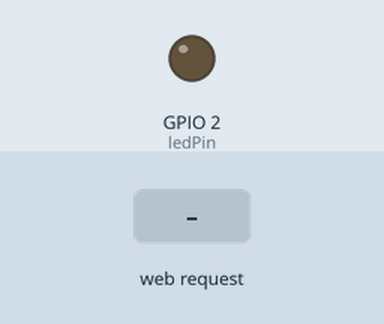
Simulated run of this sketch. Board: ESP32. Parts: output pins drawn as LEDs (lit = HIGH). The inputs (shaded band) are chosen by the test bench. WiFi joins after 1.5 s; servers stay silent unless stated; what the sketch prints to the serial monitor is not drawn.

Above: at 2.7 s.
2.8 s: HTTP request GET /accion?accion=encender received
At 3.4 s:
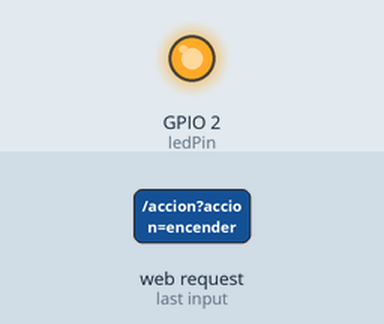
5.8 s: HTTP request GET /accion?accion=apagar received
At 6.9 s:
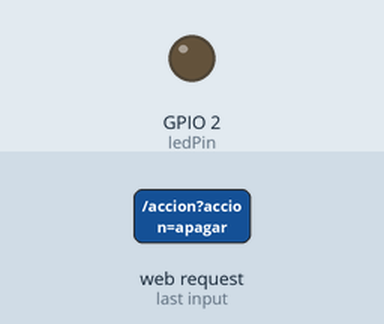
Timing chart, 0 to 8.8 s (numbered marks = the images above; inputs shaded):
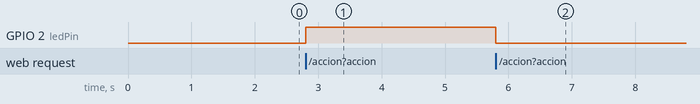

The sketch:

002_form.ino
```cpp
#include <WiFi.h>
#include <WebServer.h>

const char* ssid     = "TU_SSID";
const char* password = "TU_PASSWORD";

WebServer server(80);

// Página HTML con formulario y dos botones
const char MAIN_page[] PROGMEM = R"=====(
<!DOCTYPE html>
<html>
<head>
  <meta charset="utf-8">
  <title>ESP32 Formulario</title>
</head>
<body>
  <h1>Control ESP32</h1>
  <p>Selecciona una acción y envía el formulario.</p>

  <form action="/accion" method="GET">
    <label>Valor:</label>
    <input type="number" name="valor">

    <br><br>

    <!-- Dos botones que envían el mismo formulario -->
    <button type="submit" name="accion" value="encender">Encender</button>
    <button type="submit" name="accion" value="apagar">Apagar</button>
  </form>
</body>
</html>
)=====";

// Pin de ejemplo a controlar
const int ledPin = 2;

void handleRoot() {
  server.send(200, "text/html", MAIN_page);
}

// Maneja la ruta /accion (cuando se envía el formulario)
void handleAccion() {
  String accion = "";
  String valor  = "";

  if (server.hasArg("accion")) {
    accion = server.arg("accion");
  }
  if (server.hasArg("valor")) {
    valor = server.arg("valor");
  }

  Serial.print("Accion: ");
  Serial.println(accion);
  Serial.print("Valor: ");
  Serial.println(valor);

  // Ejemplo de uso: encender/apagar LED
  if (accion == "encender") {
    digitalWrite(ledPin, HIGH);
  } else if (accion == "apagar") {
    digitalWrite(ledPin, LOW);
  }

  // Respuesta simple al navegador
  String message = "<html><body>";
  message += "<h1>Accion recibida</h1>";
  message += "<p>Accion: " + accion + "</p>";
  message += "<p>Valor: " + valor + "</p>";
  message += "<p><a href=\"/\">Volver</a></p>";
  message += "</body></html>";

  server.send(200, "text/html", message);
}

void setup() {
  Serial.begin(115200);
  pinMode(ledPin, OUTPUT);

  WiFi.begin(ssid, password);
  Serial.print("Conectando a WiFi");
  while (WiFi.status() != WL_CONNECTED) {
    delay(500);
    Serial.print(".");
  }
  Serial.println("\nWiFi conectado");
  Serial.print("IP: ");
  Serial.println(WiFi.localIP());

  // Rutas
  server.on("/", handleRoot);          // Página principal con formulario
  server.on("/accion", handleAccion);  // Procesa el formulario

  server.begin();
  Serial.println("Servidor HTTP iniciado");
}

void loop() {
  server.handleClient();
}
```

Measured:
- after the input at 2.8 s, GPIO 2 (ledPin): LOW → HIGH at once
- after the input at 5.8 s, GPIO 2 (ledPin): HIGH → LOW at once
